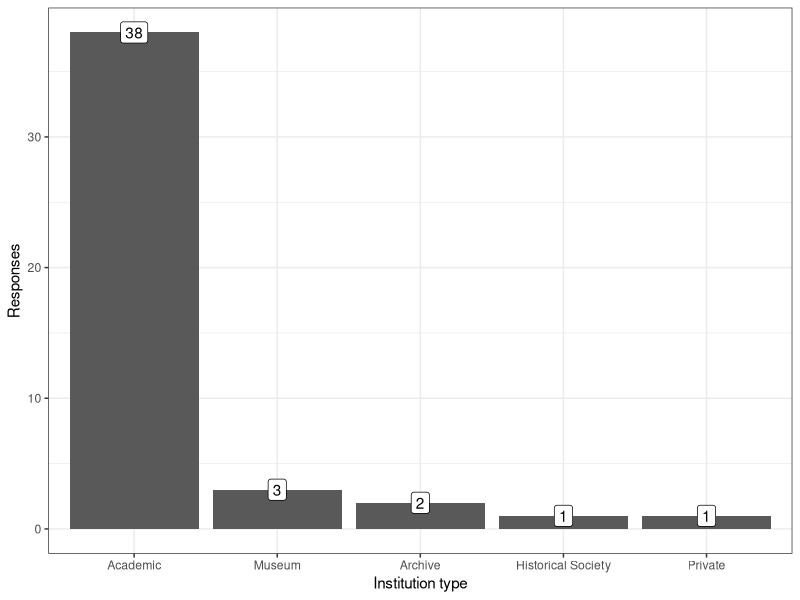
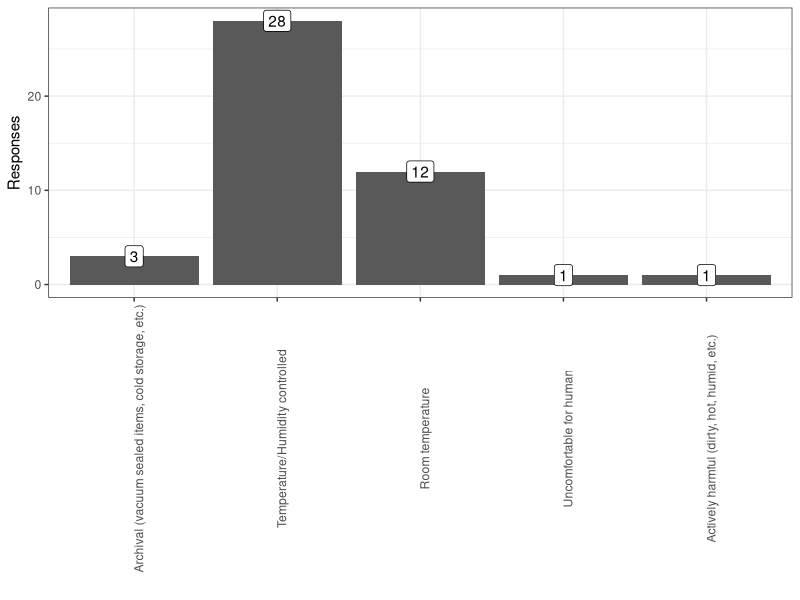
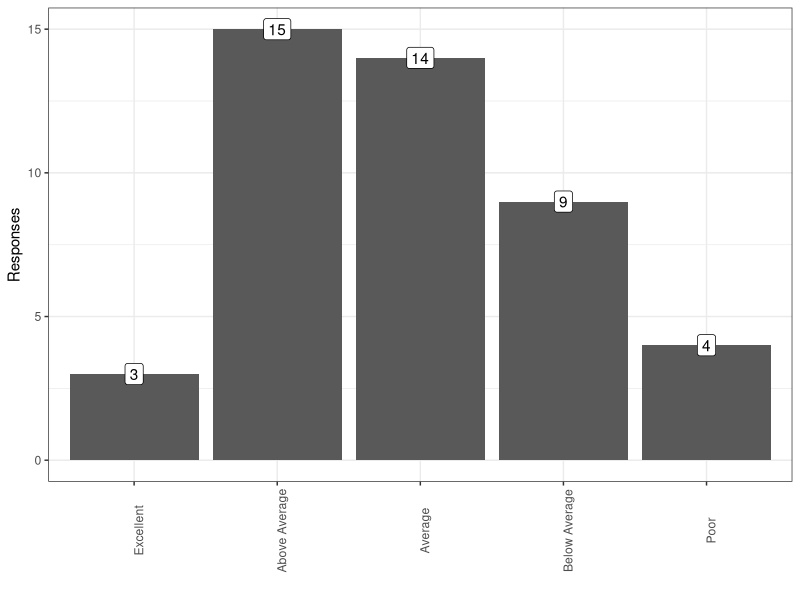
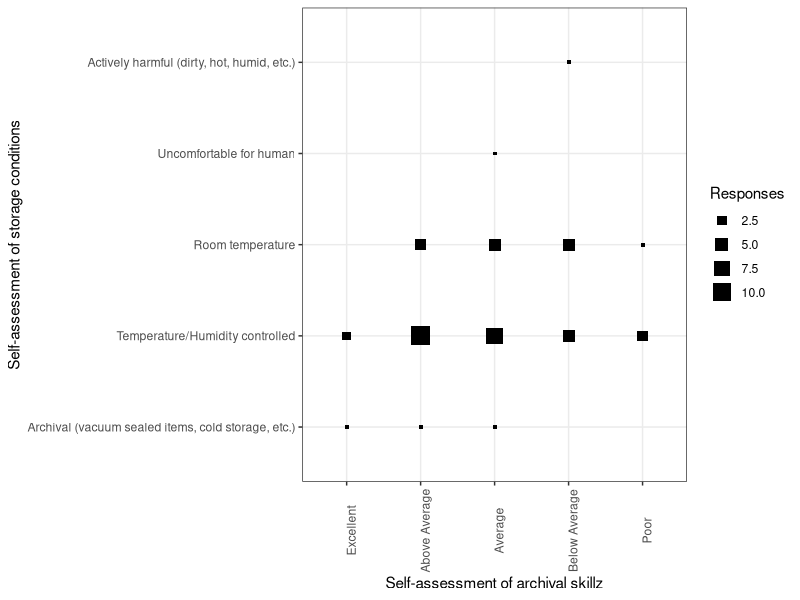
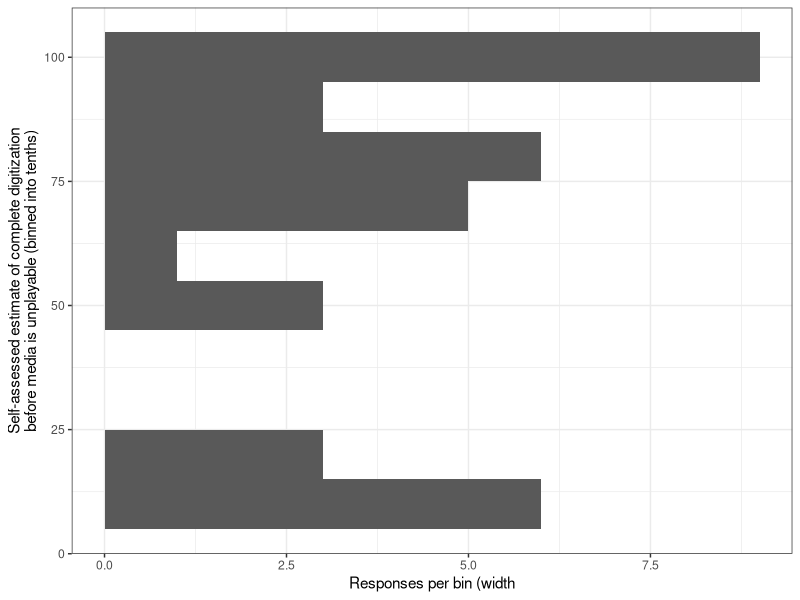
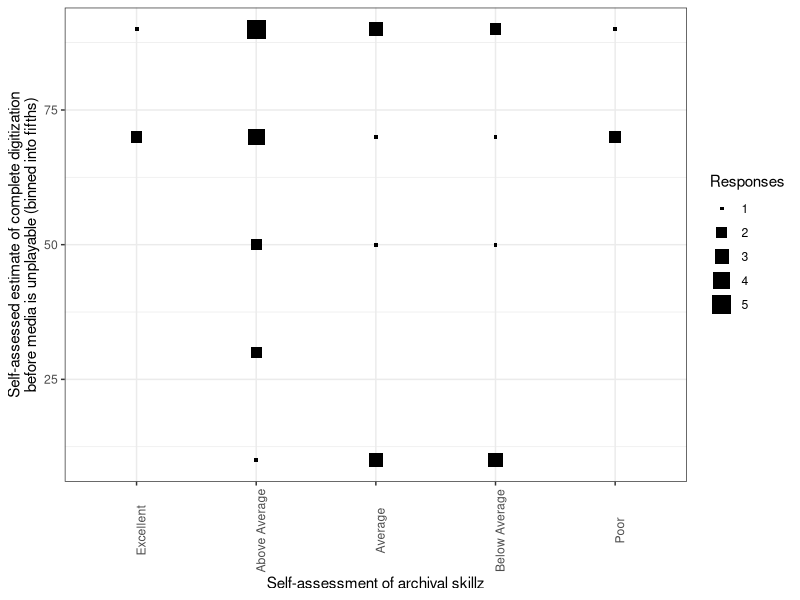

The R script that drew these images, in order:
## ---- chunk 1
knitr::opts_chunk$set(echo=F,message=F,error=T)
## ---- chunk 2
library(tidyverse)
library(ggrepel)
library(ComplexHeatmap)
library(circlize)
## ---- chunk 3
raw_datar <- read_csv("survey_data_2019.csv" ,
    col_names=c(
        "Key","State","InstitutionType","TotalItems",
        "StorageConditions",
        "Unstructured_StorageHistory",
        "Unstructured_CompletionEstimate",
        "PercentDigitizedBeforeUnplayable",
        "PracticeSelfAssesment",
        "Percentage_Open_Reel_Video","Percentage_U-Matic","Percentage_Betamax",
        "Percentage_VHS_&_S-VHS","Percentage_Betacam_&_Betacam_SP",
        "Percentage_Video_8_&_Hi8","Percentage_D2","Percentage_D3",
        "Percentage_DVCAM","Percentage_MiniDV","Percentage_DVCPro",
        "Percentage_Digital_8","Percentage_Open_Reel_Audio",
        "Percentage_Compact_Cassette","Percentage_Microcassette",
        "Percentage_DAT","Percentage_DTRS","Percentage_F-1","Percentage_DCC",
        "Percentage_8-Track","Percentage_Other"),
    skip=1
    ) %>%
    mutate(PercentDigitizedBeforeUnplayable=sub("%","",
            PercentDigitizedBeforeUnplayable)
        )

all_responses <- raw_datar

risk_factors <- read_tsv("risk_assesment.tsv") %>%
    mutate(Risk=factor(Risk,
            levels=c("Low","Moderate","High","Very High","Extremely High")
        )   ) %>%
    {setNames(.$Risk,.$Format)}
## ---- chunk 4
all_responses %>%
    {
    ggplot(.)+theme_bw()+
    aes(x=InstitutionType)+
    geom_bar()+
    scale_x_discrete(limits=names(sort(table(.$InstitutionType),decreasing=T)))+
    geom_label(aes(label=..count..,y=..count..),stat="count")+
    xlab("Institution type")+
    ylab("Responses")
    }
## ---- chunk 5
all_responses %>%
    filter(!is.na(StorageConditions)) %>%
    {
    ggplot(.)+theme_bw()+
    aes(x=StorageConditions)+
    geom_bar()+
    scale_x_discrete(limits=c(
            "Archival (vacuum sealed items, cold storage, etc.)",
            "Temperature/Humidity controlled",
            "Room temperature",
            "Uncomfortable for human",
            "Actively harmful (dirty, hot, humid, etc.)"
            )
        )+
    geom_label(aes(label=..count..,y=..count..),stat="count")+
    theme(axis.text.x=element_text(angle=90))+
    xlab("")+
    ylab("Responses")
    }
## ---- chunk 6
all_responses %>%
    filter(!is.na(PracticeSelfAssesment)) %>%
    {
    ggplot(.)+theme_bw()+
    aes(x=PracticeSelfAssesment)+
    geom_bar()+
    scale_x_discrete(limits=c(
            "Excellent",
            "Above Average",
            "Average",
            "Below Average",
            "Poor"
            )
        )+
    geom_label(aes(label=..count..,y=..count..),stat="count")+
    theme(axis.text.x=element_text(angle=90))+
    xlab("")+
    ylab("Responses")
    }
## ---- chunk 7
all_responses %>%
    filter(!is.na(PracticeSelfAssesment)) %>%
    filter(!is.na(StorageConditions)) %>%
    {
    ggplot(.)+theme_bw()+
    aes(x=PracticeSelfAssesment,y=StorageConditions)+
    stat_bin2d(geom="point",aes(size=..count..),shape=15)+
    guides(fill=F)+
    scale_x_discrete(limits=c(
            "Excellent",
            "Above Average",
            "Average",
            "Below Average",
            "Poor"
            )
        )+
    scale_y_discrete(limits=c(
            "Archival (vacuum sealed items, cold storage, etc.)",
            "Temperature/Humidity controlled",
            "Room temperature",
            "Uncomfortable for human",
            "Actively harmful (dirty, hot, humid, etc.)"
            )
        )+
    scale_size("Responses")+
    theme(axis.text.x=element_text(angle=90))+
    xlab("Self-assessment of archival skillz")+
    ylab("Self-assessment of storage conditions")
    }
## ---- chunk 8
all_responses %>%
    filter(!is.na(PercentDigitizedBeforeUnplayable)) %>%
    {
    ggplot(.)+theme_bw()+
    aes(x=as.numeric(PercentDigitizedBeforeUnplayable))+
    stat_bin(binwidth=10,geom="bar")+
    xlab("Self-assessed estimate of complete digitization\nbefore media is unplayable (binned into tenths)")+
    ylab("Responses per bin (width")+
    coord_flip()
    }
## ---- chunk 9
all_responses %>%
    filter(!is.na(PracticeSelfAssesment)) %>%
    filter(!is.na(PercentDigitizedBeforeUnplayable)) %>%
    {
    ggplot(.)+theme_bw()+
    aes(x=PracticeSelfAssesment,y=as.numeric(PercentDigitizedBeforeUnplayable))+
    stat_bin2d(geom="point",aes(size=..count..),shape=15,binwidth=c(1,20))+
    guides(fill=F)+
    scale_x_discrete(limits=c(
            "Excellent",
            "Above Average",
            "Average",
            "Below Average",
            "Poor"
            )
        )+
    scale_size("Responses")+
    theme(axis.text.x=element_text(angle=90))+
    xlab("Self-assessment of archival skillz")+
    ylab("Self-assessed estimate of complete digitization\nbefore media is unplayable (binned into fifths)")
    }
## ---- chunk 10

#
### Totals of format type and their obsolescence risk factor (JN)
#
#```{r,cache=T}
#totals_and_risks <- pdatar %>% filter(variable!="Total Items") %>%
#    group_by(variable) %>% summarize(Total=sum(value,na.rm=T)) %>%
#    arrange(Total) %>%
#    mutate(Format=factor(variable,levels=variable)) %>%
#    left_join(risk_factors,by="Format") %>%
#    select(-Quantity)
#
#totals_and_risks
#```
#
#```{r,fig.height=9,fig.width=9,cache=T}
#g<- totals_and_risks%>%
#    filter(Total>0,!is.na(Risk))%>%
#    ggplot()+theme_bw()+
#    aes(x=Risk,y=Total)+
#    theme(axis.text.x=element_text(angle=90))+
#    geom_label_repel(aes(label=Format))+
#    ylab("Total items across survey")+
#    xlab("")+
#    ggtitle("Total counts of high risk magnetic media")
#g
#```
#
### Estimated Number of Each Format
#
#```{r,fig.height=5,fig.width=7,cache=T}
#g <- pdatar %>%
#    mutate(variable=factor(variable,levels=arrange(totals_and_risks,-Total)$Format)) %>%
#    filter(variable!="Total Items")%>%
#    filter(value>0)%>%
#    ggplot()+theme_bw()+
#    geom_boxplot(outlier.alpha=0)+
#    geom_dotplot(binaxis="y",stackdir="center",dotsize=1.0,alpha=0.5,binwidth=0.05)+
#    aes(x=variable,y=value)+
#    scale_y_log10(breaks=c(10,100,1000,10000,1000000))+
#    theme(axis.text.x=element_text(angle=90))+
#    ylab("Estimated number of items in collection of that format")+
#    xlab("Format")
#g
#```
#
#This box plot mirrors what we've seen in that there are noticeable high
#quantities of VHS and open reel audio, but this makes it more apparent where
#there are instituions holding an skewed amount of a format type within their
#collection. It's clear that there are a lot of data points in VHS. Nearly all
#participating institutions have at least one VHS tape. On the other hand, there
#are only about four or five archives that need to deal with Digital 8.
#
#
#
#
#```{r,fig.height=5,fig.width=7,cache=T}
#g <- pdatar %>%
#    spread(variable,value) %>%
#    gather(variable,value,-`Institution-CollectionKey`,-`Total Items`) %>%
#    mutate(proportion=value/`Total Items`) %>%
#    mutate(variable=factor(variable,levels=arrange(totals_and_risks,-Total)$Format)) %>%
#    filter(variable!="Total Items")%>%
#    filter(proportion>0)%>%
#    ggplot()+theme_bw()+
#    geom_boxplot(outlier.alpha=0)+
#    geom_dotplot(binaxis="y",stackdir="center",alpha=0.5,binwidth=0.01)+
#    aes(x=variable,y=proportion)+
#    theme(axis.text.x=element_text(angle=90))+
#    ylab("Fraction of collection in that format")+
#    xlab("Format")
#g
#```
#
#```{r,cache=T}
#matrix_by_inst <- as.matrix(datar[,-c(1,2)])
#rownames(matrix_by_inst) <- datar[,1][[1]]
#cluster_inst <- hclust(dist(scale(matrix_by_inst))) 
#matrix_by_media <- t(as.matrix(datar[,-c(1,2)]))
#cluster_media <- hclust(dist(scale(matrix_by_media)))
#```
### Magnetic Media Collections by Region and Climate
#
#This chart will replace the original PCA charts. Instead, we will focus on the
#variability of institutions collections considering their geographic region,
#the region's climate properties (e.g. humidity, temp, etc.), and the reported
#environmental conditions of the archive itself. We might consider the quantity
#of each format according to region, but not sure how that will work or what
#results that will give us. 
#
#
#
#```{r,fig.height=9,fig.width=9,cache=T}
#
#heatmap_datar <- datar[complete.cases(datar[,-c(1,2)]),]
#
#valz <- log10(unlist(heatmap_datar[,-c(1,2)])+1)
#
#col_ann <- data.frame(Format=rownames(matrix_by_media)[cluster_media$order]) %>%
#    left_join(totals_and_risks,by="Format") %>% select(-variable) %>%
#    rename(`Total Items`=Total,`Format Risk`=Risk) %>%
#    select(-`Total Items`)
#rownames(col_ann) <- col_ann[[1]]
#col_ann <- col_ann %>% select(-Format)
#
#risk_annotation <- HeatmapAnnotation(
#    `Format Risk`=col_ann$`Format Risk`,
#    col=list(`Format Risk`=c(
#            `Extremely High`="#7b3294",`Very High`="#c2a5cf",
#            `High`="#a6dba0",`Moderate`="#008837"
#    )   )   )
#the_heatmap <- Heatmap(
#    log10(heatmap_datar[,-c(1,2)]+1),
#    top_annotation=risk_annotation,
#    col=colorRamp2(
#        c(min(valz),median(valz),max(valz)),
#        c("#ffffff", "#fefefe", "#000000")
#        ),
#    heatmap_legend_param = list(
#        title="Item counts", 
#        at=log10(c(10+1,1000+1,1e4+1,5e4+1)),
#        labels=c(10,1000,1e4,5e4),
#        legend_height = unit(6, "cm"),
#        heatmap_legend_side="bottom"
#        )
#    )
#ht_list <- the_heatmap 
#g <- draw(ht_list, heatmap_legend_side = "right", annotation_legend_side = "right")
#g
#
#png("heatmap.png")
#g
#dev.off()
#```
#
#
#```{r pheatmap,echo=F,eval=F}
##library(pheatmap)
##row_ann <- data.frame(
##    Collection=str_c("C_",as.character(rownames(matrix_by_inst)[cluster_inst$order]))
##    )
##rownames(row_ann) <- as.character(row_ann[[1]])
##
##col_ann <- data.frame(Format=rownames(matrix_by_media)[cluster_media$order]) %>%
##    left_join(totals_and_risks,by="Format") %>% select(-variable) %>%
##    rename(`Total Items`=Total,`Format Risk`=Risk) %>%
##    select(-`Total Items`)
##rownames(col_ann) <- col_ann[[1]]
##col_ann <- col_ann %>% select(-Format)
##count_palette <- c("#FFFFFF",
##    colorRampPalette((RColorBrewer::brewer.pal(n=7,name="YlGnBu")))(99)
##    )
##
##g <- pheatmap( log10(heatmap_datar[,-c(1,2)]+400),
##    color=count_palette,
##    correlation_distance_rows="pearson",
##    correlation_distance_cols="pearson",
##    legend_breaks=log10(c(10,100,1000,3000,1e4,2.5e4,5e4)),
##    legend_labels=c(10,100,1000,3000,1e4,2.5e4,5e4),
##    cluster_rows=cluster_inst,
##    cluster_cols=cluster_media,
##    show_rownames=F,show_colnames=T,
##    #annotation_row=row_ann,
##    annotation_col=col_ann,
##    annotation_legend=T)
##g
#```
#
### Final Overview Heat Map
#
#
#This heat map illustrates an aggregation of the above charts and graphs. The
#hierarchical clustering shows how each format is related or unrelated
#considering the factors of obsolesence risk and quantity held within
#participating archives' collections. At the top of the chart, there are two
#major goups: (1) VHS, open reel audio, and compact cassettes, and (2) all other
#formats. This distinction is from the quantity that instutions hold, in that
#group 1 is more likely to have a higher quantity than group 2. From quantity
#and risk factor, there is a noticeable relationship with Betacam and u-matic.
#This suggests that if an archive carries of one of these format types, they are
#likely to also have the latter in their collection. This further leads to the
#idea that training or programming for Betacam and U-matic together could be an
#efficient approach to dealing with those collections.
#
#
#
## Supplemental
#
### PCA of media format
#
#What major patterns of variation amongst formats are seen, with respect to their
#inventory in different institutions?
#
#```{r pca_media,cache=T}
#pca_media <- prcomp(t(matrix_by_media[apply(matrix_by_media,1,sum)>0,]),center=T,scale=T)
#
#media_pca_plot <- pca_media$rotation %>% 
#    {bind_cols(tibble(Format=rownames(.)),as.tibble(.))} %>%
#    select(Format,PC1,PC2,PC3,PC4,PC5,PC6) %>% 
#    ggplot()+theme_bw()+
#    aes(label=Format)+
#    geom_label_repel()
#media_pca_plot + aes(x=PC1,y=PC2)
#media_pca_plot + aes(x=PC3,y=PC4)
#media_pca_plot + aes(x=PC5,y=PC6)
#```
#
### PCA of media format
#
#What major patterns of variation amongst formats are seen, with respect to their
#inventory in different institutions?
#
#```{r pca_inst,cache=T}
#pca_inst <- prcomp(t(matrix_by_inst[apply(matrix_by_inst,1,sum)>0,] ),center=T,scale=T)
#
#inst_pca_plot <- pca_inst$rotation %>% 
#    {bind_cols(tibble(Format=rownames(.)),as.tibble(.))} %>%
#    select(Format,PC1,PC2,PC3,PC4,PC5,PC6) %>% 
#    ggplot()+theme_bw()+
#    aes(label=Format)+
#    geom_label_repel()
#inst_pca_plot + aes(x=PC1,y=PC2)
#inst_pca_plot + aes(x=PC3,y=PC4)
#inst_pca_plot + aes(x=PC5,y=PC6)
#```
